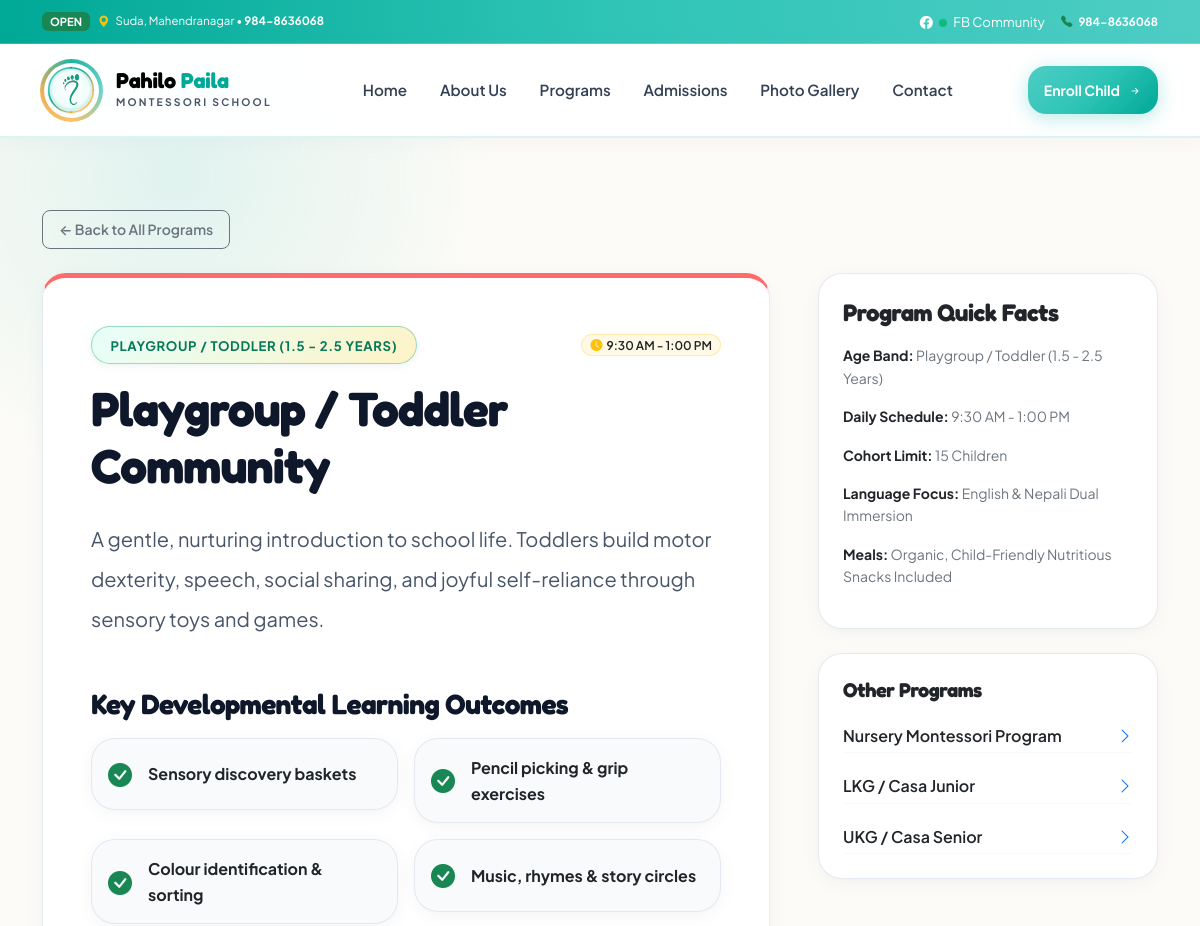
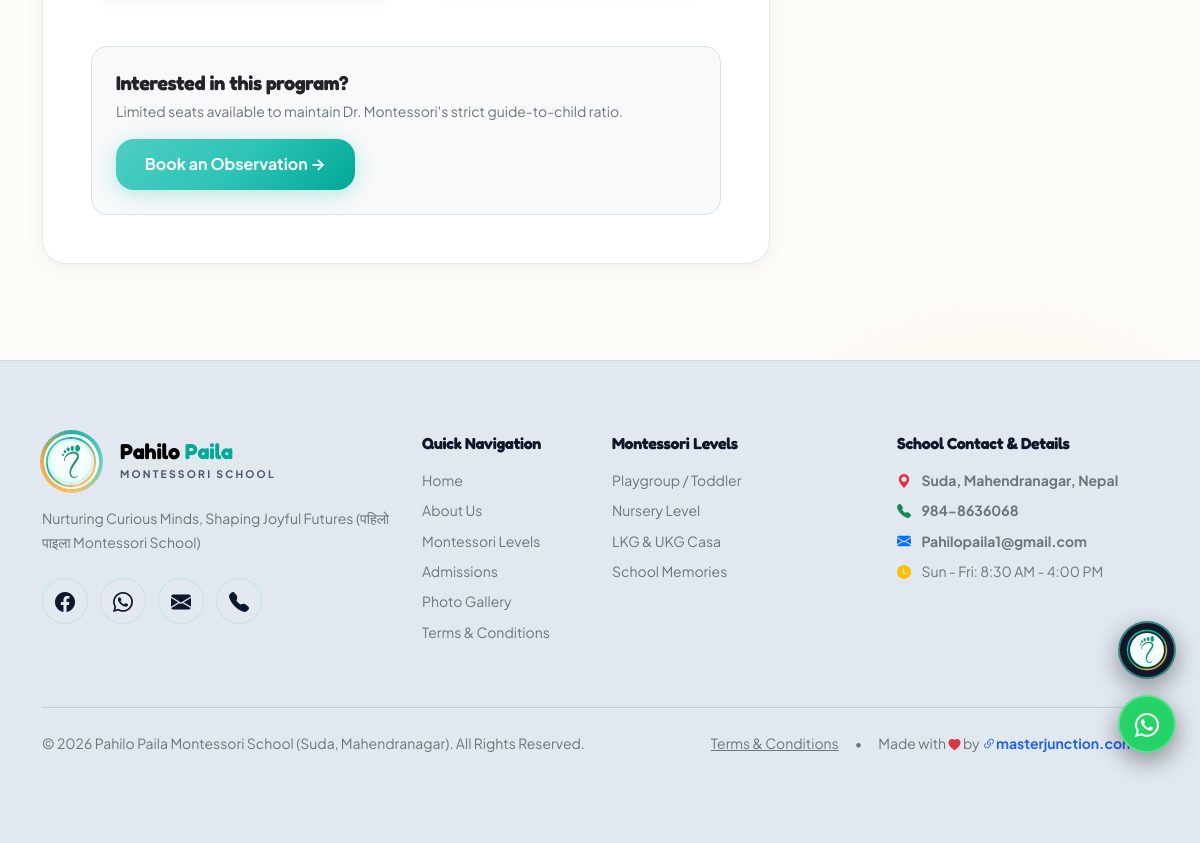
Page /programs/playgroup-toddler/ on the committed database (2 pictures, top to bottom).
### school/models.py (models this page shows, shortened)
class Program(models.Model):
    AGE_GROUPS = [
        ('playgroup', 'Playgroup / Toddler (1.5 - 2.5 Years)'),
        ('nursery', 'Nursery (2.5 - 3.5 Years)'),
        ('lkg', 'LKG / Casa Junior (3.5 - 4.5 Years)'),
        ('ukg', 'UKG / Casa Senior (4.5 - 6 Years)'),
        ('afterschool', 'After-School Sensorial Activities (3 - 6 Years)'),
    ]
    title = models.CharField(max_length=150)
    slug = models.SlugField(unique=True)
    age_group = models.CharField(max_length=50, choices=AGE_GROUPS)
    timing = models.CharField(max_length=100, default="9:30 AM - 2:00 PM")
    capacity = models.PositiveIntegerField(default=15)
    description = models.TextField()
    highlights = models.TextField(help_text="Newline list of key learning highlights")
    icon = models.CharField(max_length=50, default="bi-stars")
    color_accent = models.CharField(max_length=20, default="#FF6B6B")
    is_featured = models.BooleanField(default=True)
    order = models.PositiveIntegerField(default=0)
    class Meta:
        ordering = ['order', 'title']
    def highlights_list(self):
        return [h.strip() for h in self.highlights.split('\n') if h.strip()]

class SchoolInfo(models.Model):
    name = models.CharField(max_length=200, default="Pahilo Paila Montessori School")
    motto = models.CharField(max_length=300, default="Nurturing Curious Minds, Shaping Joyful Futures (पहिलो पाइला)")
    phone = models.CharField(max_length=100, default="984-8636068")
    email = models.EmailField(default="Pahilopaila1@gmail.com")
    address = models.CharField(max_length=300, default="Suda, Mahendranagar, Nepal")
    opening_hours = models.CharField(max_length=100, default="Sun - Fri: 8:30 AM - 4:00 PM")
    about_text = models.TextField(default="Pahilo Paila Montessori School provides authentic, child-centered early childhood education. We nurture curiosity, motor coordination, cognitive growth, and self-directed learning in a loving preschool environment.")
    facebook_url = models.URLField(blank=True, null=True, default="https://www.facebook.com/p/Pahilo-Paila-Montessori-School-61569129280008/")
    instagram_url = models.URLField(blank=True, null=True, default="https://instagram.com")
    youtube_url = models.URLField(blank=True, null=True, default="https://youtube.com")
    class Meta:
        verbose_name = "School Configuration"
        verbose_name_plural = "School Configuration"

### school/views.py (the view)
# urls.py: path('programs/<slug:slug>/', views.program_detail_view, name='program_detail'),
def program_detail_view(request, slug):
    program = get_object_or_404(Program, slug=slug)
    other_programs = Program.objects.exclude(id=program.id)[:3]
    return render(request, 'school/program_detail.html', {
        'program': program,
        'other_programs': other_programs
    })

### school/context_processors.py (called while the page is built)
def school_context(request):
    school_info = SchoolInfo.objects.first()
    active_notices = Notice.objects.filter(is_active=True)[:3]
    return {
        'school_info': school_info,
        'active_notices': active_notices,
    }

### templates/school/program_detail.html (shortened to what this page needs)
{% extends 'base.html' %}
{% block content %}
<section class="py-5">
  <div class="container py-4">
    <a href="{% url 'school:programs' %}" class="btn btn-sm btn-outline-secondary mb-4 px-3 py-2 rounded-3 fw-semibold">
      &larr; Back to All Programs
    </a>
    <div class="row g-5">
      <div class="col-lg-8">
        <div class="glass-panel p-4 p-md-5 mb-4" style="border-top: 5px solid {{ program.color_accent }};">
          <div class="d-flex flex-wrap justify-content-between align-items-center mb-3 gap-2">
            <span class="badge-montessori">{{ program.get_age_group_display }}</span>
            <span class="badge bg-warning bg-opacity-10 text-dark border border-warning border-opacity-25 px-2 py-1 rounded-pill small fw-semibold">
              <i class="bi bi-clock-fill text-warning me-1"></i>{{ program.timing }}
            </span>
          </div>
          <h1 class="display-5 fw-bold mb-4" style="color: #0F172A; letter-spacing: -0.02em;">
            {{ program.title }}
          </h1>
          <div class="fs-5 mb-5 lh-lg" style="color: #475569;">
            {{ program.description|linebreaks }}
          </div>
          <h3 class="fw-bold mb-3" style="color: #0F172A;">Key Developmental Learning Outcomes</h3>
          <div class="row g-3 mb-5">
            {% for hl in program.highlights_list %}
            <div class="col-md-6">
              <div class="p-3 glass-panel d-flex align-items-center gap-3" style="background: #F8FAFC;">
                <i class="bi bi-check-circle-fill text-success fs-4"></i>
                <span class="fw-bold text-dark">{{ hl }}</span>
              </div>
            </div>
            {% endfor %}
          </div>
          <div class="p-4 rounded-4 bg-light border border-slate-200 d-flex flex-wrap justify-content-between align-items-center gap-3">
            <div>
              <h5 class="fw-bold mb-1 text-dark">Interested in this program?</h5>
              <p class="text-secondary small mb-0">Limited seats available to maintain Dr. Montessori's strict guide-to-child ratio.</p>
            </div>
            <a href="{% url 'school:admissions' %}" class="btn btn-montessori-primary">Book an Observation &rarr;</a>
          </div>
        </div>
      </div>
      <div class="col-lg-4">
        <div class="glass-panel p-4 mb-4">
          <h4 class="fw-bold mb-3 text-dark">Program Quick Facts</h4>
          <ul class="list-unstyled text-secondary d-flex flex-column gap-3 small">
            <li><strong class="text-dark">Age Band:</strong> {{ program.get_age_group_display }}</li>
            <li><strong class="text-dark">Daily Schedule:</strong> {{ program.timing }}</li>
            <li><strong class="text-dark">Cohort Limit:</strong> {{ program.capacity }} Children</li>
            <li><strong class="text-dark">Language Focus:</strong> English & Nepali Dual Immersion</li>
            <li><strong class="text-dark">Meals:</strong> Organic, Child-Friendly Nutritious Snacks Included</li>
          </ul>
        </div>
        {% if other_programs %}
        <div class="glass-panel p-4">
          <h5 class="fw-bold mb-3 text-dark">Other Programs</h5>
          <div class="d-flex flex-column gap-3">
            {% for op in other_programs %}
            <a href="{% url 'school:program_detail' op.slug %}" class="d-flex justify-content-between align-items-center text-dark text-decoration-none py-1 border-bottom border-light">
              <span class="fw-semibold">{{ op.title }}</span>
              <i class="bi bi-chevron-right text-primary"></i>
            </a>
            {% endfor %}
          </div>
        </div>
        {% endif %}
      </div>
    </div>
  </div>
</section>
{% endblock %}

### templates/base.html (shortened to what this page needs)
{% load static %}
<!DOCTYPE html>
<html lang="en" data-theme="light">
<head>
  <link rel="stylesheet" href="https://cdn.jsdelivr.net/npm/bootstrap@5.3.3/dist/css/bootstrap.min.css">
  <link rel="stylesheet" href="https://cdn.jsdelivr.net/npm/bootstrap-icons@1.11.3/font/bootstrap-icons.min.css">
  <link rel="stylesheet" href="https://cdnjs.cloudflare.com/ajax/libs/animate.css/4.1.1/animate.min.css"/>
  <link rel="stylesheet" href="{% static 'css/style.css' %}">
</head>
<body>
  <div class="notice-marquee">
    <div class="container d-flex align-items-center justify-content-between py-1">
      <div class="d-flex align-items-center gap-2 overflow-hidden w-100">
        <span class="badge bg-success text-uppercase px-2 py-1 flex-shrink-0" style="font-size:0.7rem;">Open</span>
        <span class="text-truncate small">
          <i class="bi bi-geo-alt-fill text-warning me-1"></i>
          Suda, Mahendranagar &bull; <strong>984-8636068</strong>
        </span>
      </div>
      <div class="d-none d-md-flex align-items-center gap-3 ms-3 flex-shrink-0">
        <a href="https://www.facebook.com/p/Pahilo-Paila-Montessori-School-61569129280008/" target="_blank" class="badge-fb-live" style="text-decoration:none;">
          <i class="bi bi-facebook"></i> <span class="live-dot ms-1 me-1"></span> FB Community
        </a>
        <a href="tel:9848636068" class="text-white small fw-bold text-nowrap">
          <i class="bi bi-telephone-fill text-success me-1"></i> 984-8636068
        </a>
      </div>
    </div>
  </div>
  <nav class="navbar navbar-expand-lg navbar-custom sticky-top">
    <div class="container">
      <a class="navbar-brand navbar-brand-wrapper" href="{% url 'school:home' %}" id="nav-brand-logo" title="Pahilo Paila Montessori">
        <div class="avnss-logo-wrapper">
          <img src="{% static 'img/logo.svg' %}" alt="Pahilo Paila Logo" class="navbar-brand-img">
        </div>
        <div class="d-flex flex-column justify-content-center text-start ps-1 brand-text-group">
          <span class="fw-bold font-heading lh-1 brand-title" style="font-size: 1.35rem; letter-spacing: -0.01em; color: #000000;">
            Pahilo <span style="color: #00A896;">Paila</span>
          </span>
          <span class="text-secondary text-uppercase fw-bold brand-subtitle" style="font-size: 0.65rem; letter-spacing: 2.2px; margin-top: 3px;">MONTESSORI SCHOOL</span>
        </div>
      </a>
      <div class="collapse navbar-collapse" id="navbarContent">
        <ul class="navbar-nav mx-auto mb-2 mb-lg-0 gap-1">
          <li class="nav-item">
            <a class="nav-link {% if request.resolver_match.url_name == 'home' %}active{% endif %}" href="{% url 'school:home' %}">Home</a>
          </li>
          <li class="nav-item">
            <a class="nav-link {% if request.resolver_match.url_name == 'about' %}active{% endif %}" href="{% url 'school:about' %}">About Us</a>
          </li>
          <li class="nav-item">
            <a class="nav-link {% if request.resolver_match.url_name == 'programs' %}active{% endif %}" href="{% url 'school:programs' %}">Programs</a>
          </li>
          <li class="nav-item">
            <a class="nav-link {% if request.resolver_match.url_name == 'admissions' %}active{% endif %}" href="{% url 'school:admissions' %}">Admissions</a>
          </li>
          <li class="nav-item">
            <a class="nav-link {% if request.resolver_match.url_name == 'gallery' %}active{% endif %}" href="{% url 'school:gallery' %}">Photo Gallery</a>
          </li>
          <li class="nav-item">
            <a class="nav-link {% if request.resolver_match.url_name == 'contact' %}active{% endif %}" href="{% url 'school:contact' %}">Contact</a>
          </li>
        </ul>
        <div class="d-flex align-items-center gap-2">
          <a href="{% url 'school:admissions' %}" class="btn btn-sm btn-montessori-primary px-3">
            Enroll Child <i class="bi bi-arrow-right-short"></i>
          </a>
        </div>
      </div>
    </div>
  </nav>
  <main>
    {% block content %}{% endblock %}
  </main>
  <div class="floating-right-widget">
    <div class="floating-hover-item" id="floating-pwa-item">
      <div class="floating-btn-circle app-btn" id="pwa-circle-btn" title="Install Pahilo Paila App">
        <img src="{% static 'img/logo.svg' %}" alt="Pahilo Paila Logo Icon">
      </div>
    </div>
    <div class="floating-hover-item">
      <a href="https://wa.me/9779848636068?text=Hello%20Pahilo%20Paila%20Montessori!%20I%20would%20like%20to%20inquire%20about%20admissions." target="_blank" class="floating-btn-circle whatsapp-btn" title="Direct WhatsApp Support (984-8636068)">
        <i class="bi bi-whatsapp fs-4"></i>
      </a>
    </div>
  </div>
  <footer class="footer-custom">
    <div class="container">
      <div class="row g-4">
        <div class="col-lg-4">
          <div class="d-flex align-items-center gap-3 mb-3">
            <div class="avnss-logo-wrapper">
              <img src="{% static 'img/logo.svg' %}" alt="Pahilo Paila Logo" class="navbar-brand-img" style="height: 52px; width: 52px;">
            </div>
            <div class="d-flex flex-column justify-content-center text-start ps-1 brand-text-group">
              <span class="fw-bold font-heading lh-1 brand-title" style="font-size: 1.35rem; letter-spacing: -0.01em; color: #000000;">
                Pahilo <span style="color: #00A896;">Paila</span>
              </span>
              <span class="text-secondary text-uppercase fw-bold brand-subtitle" style="font-size: 0.65rem; letter-spacing: 2.2px; margin-top: 3px;">MONTESSORI SCHOOL</span>
            </div>
          </div>
          <p class="text-secondary mb-4 small" style="line-height: 1.7;">
            {{ school_info.motto|default:"Nurturing Curious Minds, Shaping Joyful Futures (पहिलो पाइला Montessori School, Suda, Mahendranagar)." }}
          </p>
          <div class="social-spin-container">
            <a href="https://www.facebook.com/p/Pahilo-Paila-Montessori-School-61569129280008/" target="_blank" class="social-spin-btn facebook" title="Follow on Facebook">
              <i class="bi bi-facebook"></i>
            </a>
            <a href="https://wa.me/9779848636068" target="_blank" class="social-spin-btn whatsapp" title="WhatsApp Chat">
              <i class="bi bi-whatsapp"></i>
            </a>
            <a href="mailto:Pahilopaila1@gmail.com" class="social-spin-btn email" title="Send Email">
              <i class="bi bi-envelope-fill"></i>
            </a>
            <a href="tel:9848636068" class="social-spin-btn phone" title="Call Helpline">
              <i class="bi bi-telephone-fill"></i>
            </a>
          </div>
        </div>
        <div class="col-lg-2 col-6">
          <h6 class="fw-bold mb-3">Quick Navigation</h6>
          <ul class="list-unstyled text-secondary d-flex flex-column gap-2 small">
            <li><a href="{% url 'school:home' %}" class="hover-white">Home</a></li>
            <li><a href="{% url 'school:about' %}" class="hover-white">About Us</a></li>
            <li><a href="{% url 'school:programs' %}" class="hover-white">Montessori Levels</a></li>
            <li><a href="{% url 'school:admissions' %}" class="hover-white">Admissions</a></li>
            <li><a href="{% url 'school:gallery' %}" class="hover-white">Photo Gallery</a></li>
            <li><a href="{% url 'school:terms' %}" class="hover-white">Terms & Conditions</a></li>
          </ul>
        </div>
        <div class="col-lg-3 col-6">
          <h6 class="fw-bold mb-3">Montessori Levels</h6>
          <ul class="list-unstyled text-secondary d-flex flex-column gap-2 small">
            <li><a href="{% url 'school:programs' %}" class="hover-white">Playgroup / Toddler</a></li>
            <li><a href="{% url 'school:programs' %}" class="hover-white">Nursery Level</a></li>
            <li><a href="{% url 'school:programs' %}" class="hover-white">LKG & UKG Casa</a></li>
            <li><a href="{% url 'school:gallery' %}" class="hover-white">School Memories</a></li>
          </ul>
        </div>
        <div class="col-lg-3">
          <h6 class="fw-bold mb-3">School Contact & Details</h6>
          <ul class="list-unstyled text-secondary d-flex flex-column gap-2 small">
            <li><i class="bi bi-geo-alt-fill text-danger me-2"></i> <strong>Suda, Mahendranagar, Nepal</strong></li>
            <li><i class="bi bi-telephone-fill text-success me-2"></i> <strong>984-8636068</strong></li>
            <li><i class="bi bi-envelope-fill text-primary me-2"></i> <strong>Pahilopaila1@gmail.com</strong></li>
            <li><i class="bi bi-clock-fill text-warning me-2"></i> Sun - Fri: 8:30 AM - 4:00 PM</li>
          </ul>
        </div>
      </div>
      <div class="border-top border-secondary border-opacity-25 mt-5 pt-4 text-center small text-secondary">
        <div class="d-flex flex-column flex-md-row justify-content-between align-items-center gap-2">
          <p class="mb-0">&copy; 2026 Pahilo Paila Montessori School (Suda, Mahendranagar). All Rights Reserved.</p>
          <div class="d-flex align-items-center gap-3">
            <a href="{% url 'school:terms' %}" class="text-secondary text-decoration-underline hover-white">Terms & Conditions</a>
            <span>&bull;</span>
            <span>Made with <i class="bi bi-heart-fill text-danger" style="font-size: 0.75rem;"></i> by <a href="https://masterjunction.com.np" target="_blank" rel="noopener noreferrer" class="fw-bold text-decoration-none" style="color: #2563EB; transition: all 0.2s ease;" onmouseover="this.style.color='#1D4ED8'; this.style.textDecoration='underline';" onmouseout="this.style.color='#2563EB'; this.style.textDecoration='none';"><i class="bi bi-link-45deg me-0.5"></i>masterjunction.com.np</a></span>
          </div>
        </div>
      </div>
    </div>
  </footer>
</body>
</html>

### rows in the picture
Program: age_group "PLAYGROUP / TODDLER (1.5 - 2.5 YEARS)", timing "9:30 AM - 1:00 PM", title "Playgroup / Toddler Community", description "A gentle, nurturing introduction to school life. Toddlers build motor dexterity, speech, social sharing, and joyful self-reliance through sensory toys and games.", age_group "Playgroup / Toddler (1.5 - 2.5 Years)", capacity "15"
Program: title "Nursery Montessori Program"
Program: title "LKG / Casa Junior"
Program: title "UKG / Casa Senior"
SchoolInfo: motto "Nurturing Curious Minds, Shaping Joyful Futures (पहिलो पाइला Montessori School)"

### other values in the picture
{{ hl }} "Sensory discovery baskets" "Pencil picking & grip exercises" "Colour identification & sorting" "Music, rhymes & story circles"
